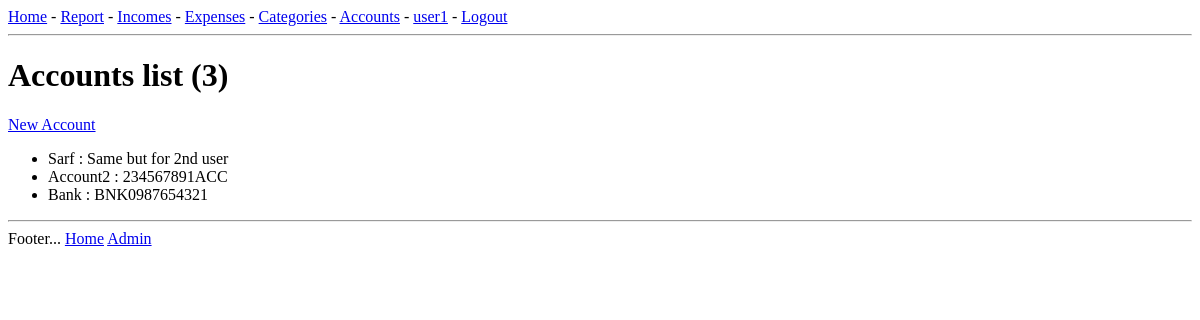
The page /accounts/ (signed in) on the database as committed earlier.
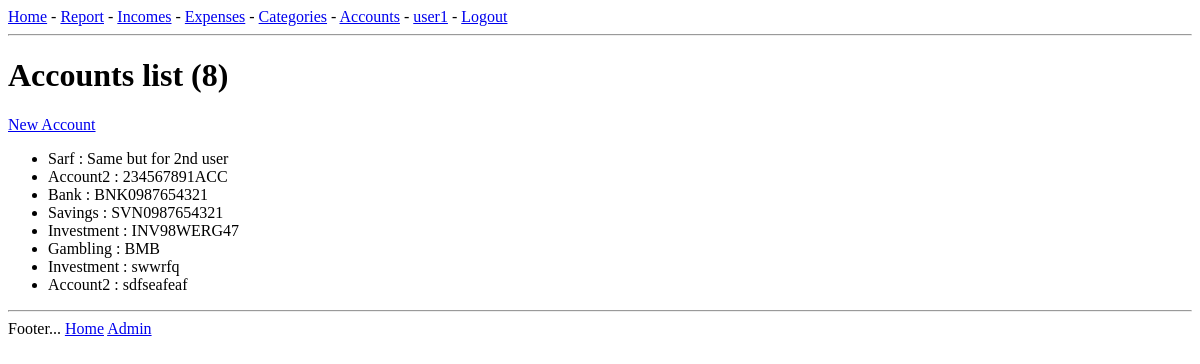
The same page on the database as committed later.
### base/models.py (models this page shows, shortened)
class Account(models.Model):
    class Meta():
        verbose_name = _("account")
        verbose_name_plural = _("accounts")
    name = models.CharField(_("Name"), max_length=20)
    reference = models.CharField(_("Reference"), max_length=64)
    order = models.IntegerField(_("Order"), default=1)
    user = models.ForeignKey(settings.AUTH_USER_MODEL, models.CASCADE)
    description = models.CharField(_("Description"), max_length=80, blank=True)
    date_added = models.DateTimeField(auto_now_add=True)
    date_modified = models.DateTimeField(auto_now=True)

### base/views.py (the view)
# urls.py: path('accounts/', views.accounts, name='accounts'),
@login_required(login_url="login")
def accounts(request):
    accounts = Account.objects.all().filter(user=request.user)
    context = {'accounts': accounts}
    return render(request, 'base/accounts.html', context)

### base/templates/base/accounts.html (shortened to what this page needs)
{% extends 'main.html' %}
{% block content %}
<div>
    <h1>Accounts list ({{ accounts.count }})</h1>
</div>
<div><a href="{% url 'account_add' %}">New Account</a></div>
<div>
    <ul>
        {% for account in accounts %}
        <li>
            {{ account.name }} : {{ account.reference }}
        </li>
        {% empty %}
        <li> -- </li>
        {% endfor %}
    </ul>
</div>
{% endblock %}

Rows that differ between the two databases and show on the page:
added Account: name "Savings", reference "SVN0987654321"
added Account: name "Investment", reference "INV98WERG47"
added Account: name "Gambling", reference "BMB"
added Account: name "Investment", reference "swwrfq"
added Account: name "Account2", reference "sdfseafeaf"
Other text that changed with them:
{{ accounts.count }}: "3" → "8"
